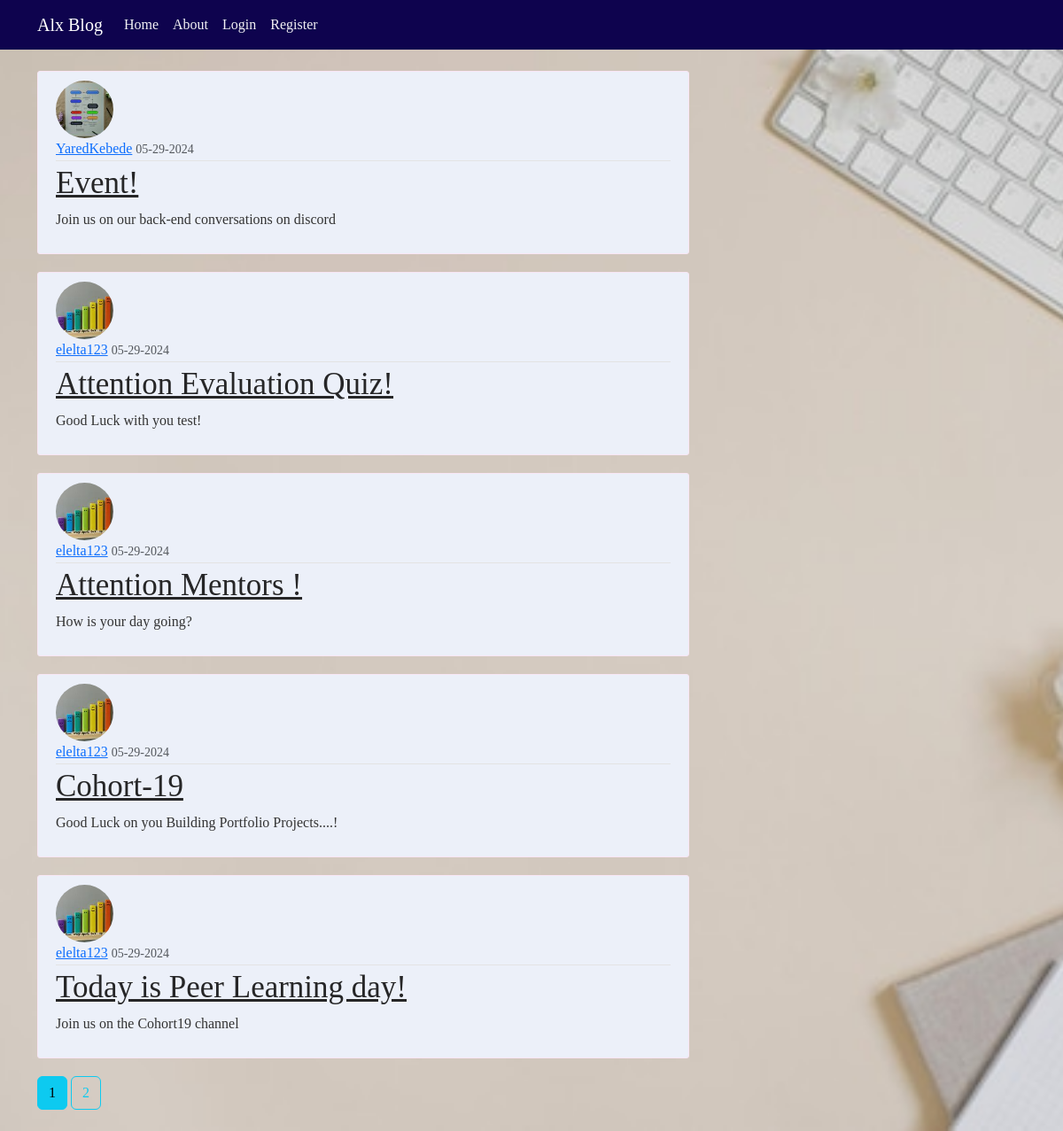
The page /home on the database its author committed.
### alxblog/models.py (models this page shows, shortened)
class Post(db.Model):
    id = db.Column(db.Integer, primary_key=True)
    title = db.Column(db.String(150), nullable=False)
    date_posted = db.Column(db.DateTime, nullable=False, default=datetime.utcnow)
    content = db.Column(db.Text, nullable=False)
    user_id = db.Column(db.Integer, db.ForeignKey('user.id'), nullable=False)

class User(db.Model, UserMixin):
    id = db.Column(db.Integer, primary_key=True)
    username = db.Column(db.String(20), unique=True, nullable=False)
    email = db.Column(db.String(150), unique=True, nullable=False)
    image_file = db.Column(db.String(20), nullable=False, default='default.jpg')
    password = db.Column(db.String(60), nullable=False)
    posts = db.relationship('Post', backref='author', lazy=True)

### alxblog/routes.py (the view)
@app.route("/")
@app.route("/home")
def home():
    page = request.args.get('page', 1, type=int)
    posts = Post.query.order_by(Post.date_posted.desc()).paginate(page=page, per_page=5)
    return render_template('home.html', posts=posts)

### alxblog/templates/home.html
{% extends "layout.html" %}
{% block content %}
{% for post in posts.items %}
 <article class="media content-section">
    <img class="rounded-circle article-img" src="{{ url_for('static', filename='profile_pics/' + post.author.image_file) }}">
    <div class="media-body">
      <div class="article-metadata">
        <a class="mr-2" href="#">{{ post.author.username }}</a>
        <small class="text-muted">{{ post.date_posted.strftime('%m-%d-%Y') }}</small>
      </div>
      <h2><a class="article-title" href="{{ url_for('post', post_id=post.id) }}">{{ post.title }}</a></h2>
      <p class="article-content">{{ post.content }}</p>
    </div>
  </article>
{% endfor %}
{% for page_num in posts.iter_pages(left_edge=1, right_edge=1, left_current=1, right_current=2) %}
{% if page_num %}
{% if posts.page == page_num%}
<a class="btn btn-info mb-4" href="{{ url_for('home', page=page_num) }}">{{ page_num }}</a>
{% else %}
<a class="btn btn-outline-info mb-4" href="{{ url_for('home', page=page_num) }}">{{ page_num }}</a>
{% endif %}
{% else %}
...
{% endif %}
{% endfor %}
{% endblock content %}

### alxblog/templates/layout.html (shortened to what this page needs)
<!DOCTYPE html>
<html>
<head>
    <link href="https://cdn.jsdelivr.net/npm/bootstrap@5.3.3/dist/css/bootstrap.min.css" rel="stylesheet">
    <link rel="stylesheet" type="text/css" href="{{ url_for('static', filename='main.css') }}">
</head>
<body>
    <header class="site-header">
        <nav class="navbar navbar-expand-md navbar-dark bg-steel fixed-top">
          <div class="container">
            <a class="navbar-brand mr-4" href="/">Alx Blog</a>
            <div class="collapse navbar-collapse" id="navbarToggle">
              <div class="navbar-nav mr-auto">
                <a class="nav-item nav-link" href="{{ url_for('home') }}">Home</a>
                <a class="nav-item nav-link" href="{{ url_for('about') }}">About</a>
              </div>
              <div class="navbar-nav">
                {% if current_user.is_authenticated %}
                <a class="nav-item nav-link" href="{{ url_for('new_post') }}">New Post</a>
                <a class="nav-item nav-link" href="{{ url_for('account') }}">Account</a>
                <a class="nav-item nav-link" href="{{ url_for('logout') }}">Logout</a>
                {% else %}
                <a class="nav-item nav-link" href="{{ url_for('login') }}">Login</a>
                <a class="nav-item nav-link" href="{{ url_for('register') }}">Register</a>
                {% endif %}
              </div>
            </div>
          </div>
        </nav>
      </header>
      <main role="main" class="container">
        <div class="row">
          <div class="col-md-8">
            {% block content %}{% endblock %}
          </div>
        </div>
      </main>
</body>
</html>

### alxblog/static/main.css (style rules this page uses)
body { background-image: url('profile_pics/background_pic.jpg'); background-position: center; background-size: cover; font-family: Georgia, 'Times New Roman', Times, serif; font-size: medium; color: #333333; margin-top: 5rem; }
h1, h2, h3, h4, h5, h6 { font-size: 35px; color: #444444; }
.bg-steel { background-color: #0e034e; }
.site-header .navbar-nav .nav-link { color: hsl(260, 11%, 95%); }
.content-section { background: #ecf0f9; padding: 10px 20px; border: 1px solid #f8e6f4; border-radius: 3px; margin-bottom: 20px; }
.article-title { color: #262627; }
.article-content { white-space: pre-line; }
.article-img { height: 65px; width: 65px; margin-right: 16px; }
.article-metadata { padding-bottom: 1px; margin-bottom: 4px; border-bottom: 1px solid #e3e3e3 }

### rows shown on the page
Post: image_file (picture), author.username "YaredKebede", date_posted "05-29-2024", title "Event!", content "Join us on our back-end conversations on discord"
Post: image_file (picture), author.username "elelta123", date_posted "05-29-2024", title "Attention Evaluation Quiz!", content "Good Luck with you test!"
Post: image_file (picture), author.username "elelta123", date_posted "05-29-2024", title "Attention Mentors !", content "How is your day going?"
Post: image_file (picture), author.username "elelta123", date_posted "05-29-2024", title "Cohort-19", content "Good Luck on you Building Portfolio Projects....!"
Post: image_file (picture), author.username "elelta123", date_posted "05-29-2024", title "Today is Peer Learning day!", content "Join us on the Cohort19 channel"

### other values the page prints
{{ page_num }} "1"
{{ page_num }} "2"
